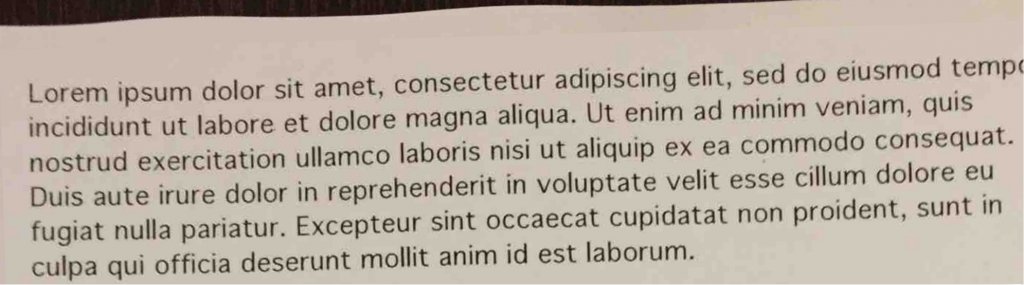
#> input picture Python/Open_CV/opencv_practise/img_2.png, 1024 x 285 px
$ python ocv_10_filters.py
#> lines starting #> are read from the running program, lines starting #| are printed output that depends on the picture
import cv2
import numpy as np
from matplotlib import pyplot as plt

# img = cv2.imread('car.jpg')
img = cv2.imread('img_2.png')
#> img is the input picture: shape (285, 1024, 3); mean B, G, R 163.3, 175.2, 186.2
img = cv2.cvtColor(img, cv2.COLOR_BGR2RGB)

kernel = np.ones((5, 5), np.float32)/25
dst = cv2.filter2D(img, -1, kernel)
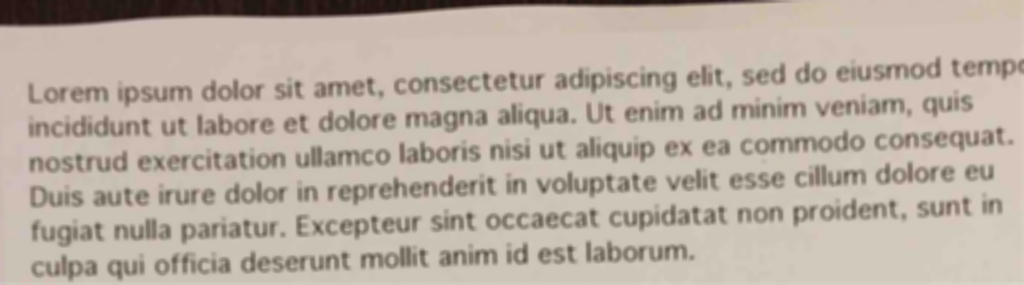
#> dst: shape (285, 1024, 3); mean R, G, B 186.2, 175.3, 163.3
blur = cv2.blur(img, (5, 5))
gblur = cv2.GaussianBlur(img, (5, 5), 0)
median = cv2.medianBlur(img, 5)#this is for salt and pepper pbloblem
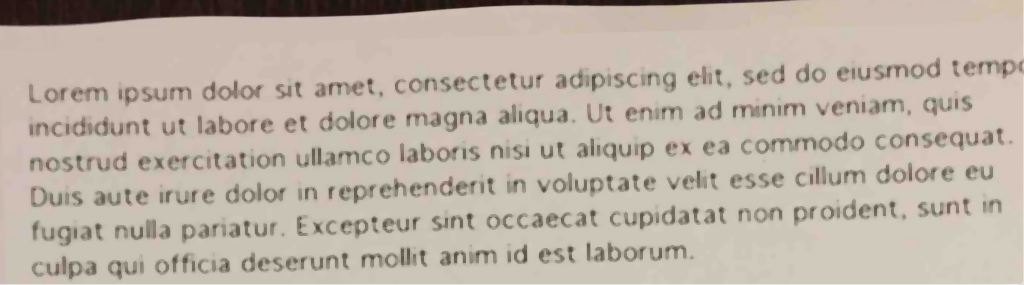
#> median: shape (285, 1024, 3); mean R, G, B 189.7, 178.8, 166.8
bilateralFilter = cv2.bilateralFilter(img, 9, 75, 75)

titles = ['image', '2D Convolution', 'blur', 'GaussianBlur', 'median', 'bilateralFilter']
images = [img, dst, blur, gblur, median, bilateralFilter]

for i in range(6):
    plt.subplot(2, 3, i+1), plt.imshow(images[i], 'gray')
    plt.title(titles[i])
    plt.xticks([]),plt.yticks([])

plt.show()
